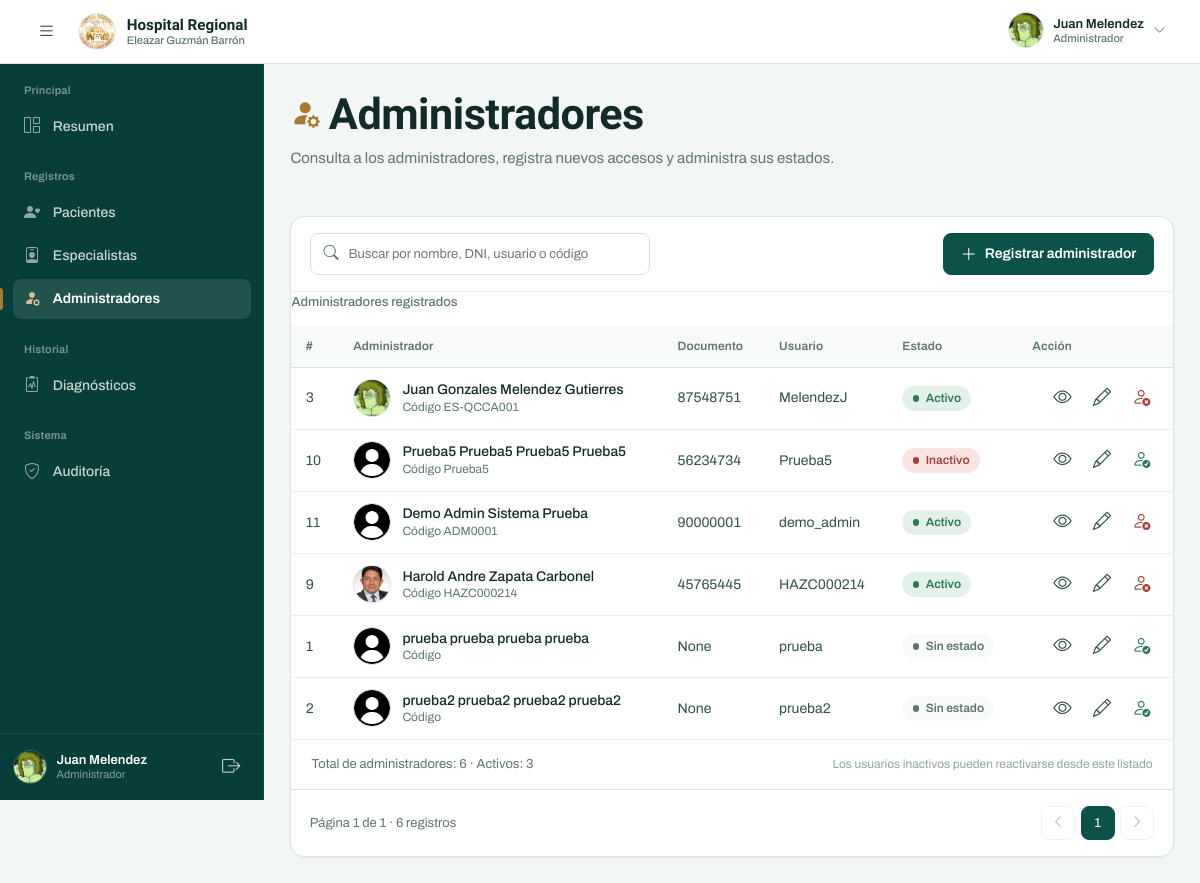
/listado_administradores/ (signed in), run on the app's committed database.
### tasks/models.py (models this page shows, shortened)
class Usuario(AbstractBaseUser):
    primer_nombre = models.CharField(max_length=200)
    segundo_nombre = models.CharField(max_length=200, blank=True)
    apellido_paterno = models.CharField(max_length=200)
    apellido_materno = models.CharField(max_length=200)
    codigo_empl = models.CharField(max_length=10)
    usuario_administrador = models.BooleanField(default=False)
    estado = models.ForeignKey(Estado, on_delete=models.CASCADE,null=True)
    username = models.CharField(max_length=20, unique=True, null=False)
    email = models.EmailField(max_length=200,unique=True)  # Cambiado a EmailField
    telefono = models.CharField(max_length=9, validators=[MinLengthValidator(9)], null=True, blank=True)
    dni = models.CharField(max_length=8, validators=[MinLengthValidator(8)], null=True, blank=True)
    foto = models.ImageField('Imagen de perfil', upload_to='usuarios1/', null=True, blank=True)
    fecha_creacion = models.DateTimeField(auto_now_add=True)
    es_demo = models.BooleanField(default=False, db_index=True)
    objects = UsuarioManager()
    USERNAME_FIELD = 'username'
    REQUIRED_FIELDS = ['email', 'primer_nombre', 'segundo_nombre', 'apellido_paterno', 'apellido_materno']
    @property
    def is_active(self):
        return self.estado_id is not None and self.estado.name == "Activo"

### tasks/views.py (the view)
# urls.py: path('listado_administradores/',v.ListadoAdmin.as_view(),name='administrador'),
class ListadoAdmin(AdminRequiredMixin, ListView):
    model = Usuario
    template_name = "crud/admin.html"
    paginate_by = 10
    def get_queryset(self):
        queryset = self.model.objects.filter(
            usuario_administrador=True
        ).order_by("apellido_paterno", "primer_nombre")
        return _buscar_usuarios(queryset, _texto_busqueda(self.request))
    def get_context_data(self, **kwargs):
        context = super().get_context_data(**kwargs)
        context['titulo'] = "Administrador"  # Título de la vista
        context['cantidad'] = self.get_queryset().count()
        base = self.model.objects.filter(usuario_administrador=True)
        context['cantidad_total'] = base.count()
        context['cantidad_activos'] = base.filter(
            estado__name="Activo"
        ).count()
        context['q'] = _texto_busqueda(self.request)
        context['querystring'] = _querystring_sin_pagina(self.request)
        return context

### tasks/templates/crud/admin.html (shortened to what this page needs)
{% extends 'crud/basecrud.html' %} {% load static %} {% block page_title %}Administradores{% endblock %} {% block icon_crud %}<i class="bi bi-person-fill-gear" aria-hidden="true"></i>{% endblock %} {% block descripcion %} Consulta a los administradores, registra nuevos accesos y administra sus estados. {% endblock %} {% block crud_mod %}
<section class="panel">
  <div class="panel__header table-toolbar">
    <form
      method="get"
      role="search"
      action="{% url 'administrador' %}"
      class="table-toolbar__search"
    >
      <input
        type="search"
        id="btn_buscar_p"
        name="q"
        value="{{ q }}"
        placeholder="Buscar por nombre, DNI, usuario o código"
        autocomplete="off"
      />
    </form>
    <a href="{% url 'registro_a' %}" class="btn-app btn-app--primary">
      <i class="bi bi-plus-lg" aria-hidden="true"></i>
      Registrar administrador
    </a>
  </div>
  <div class="table-scroll">
    <table class="table-app table-app--cards" id="tbl">
      <caption>Administradores registrados</caption>
      <thead>
        <tr>
          <th class="col-id">#</th>
          <th>Administrador</th>
          <th>Documento</th>
          <th>Usuario</th>
          <th>Estado</th>
          <th class="table-actions">Acción</th>
        </tr>
      </thead>
      <tbody>
        {% for p in object_list %}
          <tr
            data-search="{{ p.primer_nombre }} {{ p.segundo_nombre }} {{ p.apellido_paterno }} {{ p.apellido_materno }} {{ p.dni }} {{ p.username }} {{ p.codigo_empl }}"
          >
            <td class="col-id">{{ p.id }}</td>
            <td>
              <div class="cell-patient">
                <span class="avatar-cell">
                  {% if p.foto %}
                    <img src="{{ p.foto.url }}" alt="" loading="lazy" />
                  {% else %}
                    <img
                      src="{% static 'img/user_default.png' %}"
                      alt=""
                      loading="lazy"
                    />
                  {% endif %}
                </span>
                <span class="cell-patient__body">
                  <span class="cell-patient__name">
                    {{ p.primer_nombre }} {{ p.segundo_nombre }}
                    {{ p.apellido_paterno }} {{ p.apellido_materno }}
                  </span>
                  <span class="cell-patient__sub">
                    Código {{ p.codigo_empl }}
                  </span>
                </span>
              </div>
            </td>
            <td class="tabular" data-label="Documento">{{ p.dni }}</td>
            <td class="cell-muted" data-label="Usuario">{{ p.username }}</td>
            <td data-label="Estado">
              {% if p.is_active %}
                <span class="badge-status badge-status--ok">Activo</span>
              {% elif p.estado %}
                <span class="badge-status badge-status--danger">Inactivo</span>
              {% else %}
                <span class="badge-status badge-status--neutral">Sin estado</span>
              {% endif %}
            </td>
            <td class="table-actions">
              <a
                href="{% url 'usuario_detalle' p.id %}"
                class="icon-btn"
                title="Ver ficha"
                aria-label="Ver ficha de {{ p.primer_nombre }} {{ p.apellido_paterno }}"
              >
                <i class="bi bi-eye" aria-hidden="true"></i>
              </a>
              <a
                href="{% url 'usuario_editar' p.id %}"
                class="icon-btn"
                title="Editar administrador"
                aria-label="Editar a {{ p.primer_nombre }} {{ p.apellido_paterno }}"
              >
                <i class="bi bi-pencil" aria-hidden="true"></i>
              </a>
              {% if p.is_active %}
                {% if cantidad_activos > 1 %}
                  <form
                    action="{% url 'desactivar_admin' p.id %}"
                    method="post"
                    data-confirm="¿Desactivar a {{ p.primer_nombre }} {{ p.apellido_paterno }}? El administrador perderá el acceso al sistema."
                  >
                    <button
                      type="submit"
                      class="icon-btn icon-btn--danger"
                      title="Desactivar administrador"
                      aria-label="Desactivar a {{ p.primer_nombre }} {{ p.apellido_paterno }}"
                    >
                      <i class="bi bi-person-x" aria-hidden="true"></i>
                    </button>
                  </form>
                {% else %}
                  <span class="badge-status badge-status--neutral">
                    Último activo
                  </span>
                {% endif %}
              {% else %}
                <form
                  action="{% url 'reactivar_admin' p.id %}"
                  method="post"
                  data-confirm="¿Reactivar a {{ p.primer_nombre }} {{ p.apellido_paterno }}? El administrador recuperará el acceso al sistema."
                >
                  <button
                    type="submit"
                    class="icon-btn icon-btn--ok"
                    title="Reactivar administrador"
                    aria-label="Reactivar a {{ p.primer_nombre }} {{ p.apellido_paterno }}"
                  >
                    <i class="bi bi-person-check" aria-hidden="true"></i>
                  </button>
                </form>
              {% endif %}
            </td>
          </tr>
        {% endfor %}
      </tbody>
    </table>
  </div>
  <div class="table-footer">
    <span>
      {% if q %}
        Resultados para “{{ q }}”: {{ cantidad }} de {{ cantidad_total }}
      {% else %}
        Total de administradores: {{ cantidad }} · Activos: {{ cantidad_activos }}
      {% endif %}
    </span>
    <span class="table-footer__hint">
      Los usuarios inactivos pueden reactivarse desde este listado
    </span>
  </div>
  {% include 'crud/_paginacion.html' %}
</section>
{% endblock %}

### tasks/templates/layout/base.html (shortened to what this page needs)
{% load static %}
<!DOCTYPE html>
<html lang="es">
  <head>
    <link
      rel="stylesheet"
      href="https://cdn.jsdelivr.net/npm/bootstrap-icons@1.11.3/font/bootstrap-icons.min.css"
    />
    <link
      href="https://cdn.jsdelivr.net/npm/bootstrap@5.3.3/dist/css/bootstrap.min.css"
      rel="stylesheet"
    />
    <link rel="stylesheet" href="{% static 'styles/base.css' %}" />
    <link rel="stylesheet" href="{% static 'styles/dashboard.css' %}" />
    <link rel="stylesheet" href="{% static 'styles/diagnostico.css' %}" />
    <link rel="stylesheet" href="{% static 'styles/etapa2.css' %}" />
    <link rel="stylesheet" href="{% static 'styles/etapa3.css' %}" />
    <link rel="stylesheet" href="{% static 'styles/etapaf.css' %}" />
    <link rel="stylesheet" href="{% static 'styles/r_paciente.css' %}" />
  </head>
  <body>
    <div id="__next">
      <header class="app-header">
        <div class="app-header__left">
          <button
            class="icon-btn menu-btn"
            id="menu_toggle"
            type="button"
            aria-label="Abrir menú de navegación"
            aria-controls="sidebar"
            aria-expanded="false"
          >
            <i class="bi bi-list" aria-hidden="true"></i>
          </button>
          <a class="brand" href="{% url 'dashboard' %}">
            <img
              class="brand__seal"
              src="{% static 'img/logo-hospital-transparente.png' %}"
              alt=""
            />
            <span class="brand__text">
              <span class="brand__title">Hospital Regional</span>
              <span class="brand__subtitle">Eleazar Guzmán Barrón</span>
            </span>
          </a>
        </div>
        <div class="app-header__right">
          <div class="perfil">
            <button
              class="perfil__trigger"
              id="perfil_trigger"
              type="button"
              aria-label="Abrir menú de usuario"
              aria-haspopup="true"
              aria-expanded="false"
              aria-controls="panel_conf"
            >
              {% if user.foto %}
                <img id="avatar_1" src="{{ user.foto.url }}" alt="" />
              {% else %}
                <img
                  id="avatar_1"
                  src="{% static 'img/user_default.png' %}"
                  alt=""
                />
              {% endif %}
              <span class="perfil__meta">
                <span class="perfil__name">
                  {{ user.primer_nombre }} {{ user.apellido_paterno }}
                </span>
                <span class="perfil__role">
                  {% if request.user.usuario_administrador %}Administrador{% else %}Especialista{% endif %}
                </span>
              </span>
              <i class="bi bi-chevron-down perfil__chev" aria-hidden="true"></i>
            </button>
          </div>
        </div>
      </header>
      <div class="app-shell" id="main_">
        <nav class="sidebar" id="sidebar" aria-label="Navegación principal">
          <div class="sidebar__scroll">
            <div class="nav-group">
              <p class="nav-group__label">Principal</p>
              <a
                href="{% url 'dashboard' %}"
                class="nav-link {% if request.resolver_match.url_name == 'dashboard' %}is-active{% endif %}"
              >
                <i class="bi bi-grid-1x2" aria-hidden="true"></i>
                <span>Resumen</span>
              </a>
            </div>
            <div class="nav-group">
              <p class="nav-group__label">Registros</p>
              <a
                href="{% url 'paciente' %}"
                class="nav-link "
              >
                <i class="bi bi-person-heart" aria-hidden="true"></i>
                <span>Pacientes</span>
              </a>
              {% if request.user.usuario_administrador %}
                <a
                  href="{% url 'especialista' %}"
                  class="nav-link {% if request.resolver_match.url_name == 'especialista' or request.resolver_match.url_name == 'registro_e' or nav_section == 'especialista' %}is-active{% endif %}"
                >
                  <i class="bi bi-person-badge" aria-hidden="true"></i>
                  <span>Especialistas</span>
                </a>
                <a
                  href="{% url 'administrador' %}"
                  class="nav-link {% if request.resolver_match.url_name == 'administrador' or request.resolver_match.url_name == 'registro_a' or nav_section == 'administrador' %}is-active{% endif %}"
                  {% if request.resolver_match.url_name == 'administrador' or request.resolver_match.url_name == 'registro_a' or nav_section == 'administrador' %}aria-current="page"{% endif %}
                >
                  <i class="bi bi-person-fill-gear" aria-hidden="true"></i>
                  <span>Administradores</span>
                </a>
              {% endif %}
            </div>
            <div class="nav-group">
              <p class="nav-group__label">Historial</p>
              <a
                href="{% url 'historial_d' %}"
                class="nav-link {% if request.resolver_match.url_name == 'historial_d' or nav_section == 'historial_d' %}is-active{% endif %}"
              >
                <i class="bi bi-clipboard2-pulse" aria-hidden="true"></i>
                <span>Diagnósticos</span>
              </a>
            </div>
            {% if request.user.usuario_administrador %}
              <div class="nav-group">
                <p class="nav-group__label">Sistema</p>
                <a
                  href="{% url 'auditoria' %}"
                  class="nav-link {% if request.resolver_match.url_name == 'auditoria' %}is-active{% endif %}"
                >
                  <i class="bi bi-shield-check" aria-hidden="true"></i>
                  <span>Auditoría</span>
                </a>
              </div>
            {% endif %}
          </div>
          <div class="sidebar__footer">
            <div class="sidebar-user">
              {% if user.foto %}
                <img src="{{ user.foto.url }}" alt="" />
              {% else %}
                <img src="{% static 'img/user_default.png' %}" alt="" />
              {% endif %}
              <div class="sidebar-user__meta">
                <span class="sidebar-user__name">
                  {{ user.primer_nombre }} {{ user.apellido_paterno }}
                </span>
                <span class="sidebar-user__role">
                  {% if request.user.usuario_administrador %}Administrador{% else %}Especialista{% endif %}
                </span>
              </div>
              <form method="post" action="{% url 'logout' %}">
                <button
                  type="submit"
                  class="icon-btn icon-btn--onDark"
                  aria-label="Cerrar sesión"
                  title="Cerrar sesión"
                >
                  <i class="bi bi-box-arrow-right" aria-hidden="true"></i>
                </button>
              </form>
            </div>
          </div>
        </nav>
        <main class="main_content" id="main_content">
          <div class="page-shell">
            {% block content %} {% endblock %}
          </div>
        </main>
      </div>
    </div>
  </body>
</html>

### data on the page
Usuario: foto (picture), primer_nombre "Juan", apellido_paterno "Melendez", id "3", segundo_nombre "Gonzales", apellido_materno "Gutierres", codigo_empl "ES-QCCA001", dni "87548751", username "MelendezJ", shows "Activo"
Usuario: id "10", primer_nombre "Prueba5", segundo_nombre "Prueba5", apellido_paterno "Prueba5", apellido_materno "Prueba5", codigo_empl "Prueba5", dni "56234734", username "Prueba5", shows "Inactivo"
Usuario: id "11", primer_nombre "Demo", segundo_nombre "Admin", apellido_paterno "Sistema", apellido_materno "Prueba", codigo_empl "ADM0001", dni "90000001", username "demo_admin", shows "Activo"
Usuario: id "9", foto (picture), primer_nombre "Harold", segundo_nombre "Andre", apellido_paterno "Zapata", apellido_materno "Carbonel", codigo_empl "HAZC000214", dni "45765445", username "HAZC000214", shows "Activo"
Usuario: id "1", primer_nombre "prueba", segundo_nombre "prueba", apellido_paterno "prueba", apellido_materno "prueba", dni "None", username "prueba", shows "Sin estado"
Usuario: id "2", primer_nombre "prueba2", segundo_nombre "prueba2", apellido_paterno "prueba2", apellido_materno "prueba2", dni "None", username "prueba2", shows "Sin estado"

### other printed values
{{ cantidad }} "6"
{{ cantidad_activos }} "3"
{{ page_obj.number }} "1"
{{ page_obj.paginator.num_pages }} "1"
{{ page_obj.paginator.count }} "6"
{{ num }} "1"
